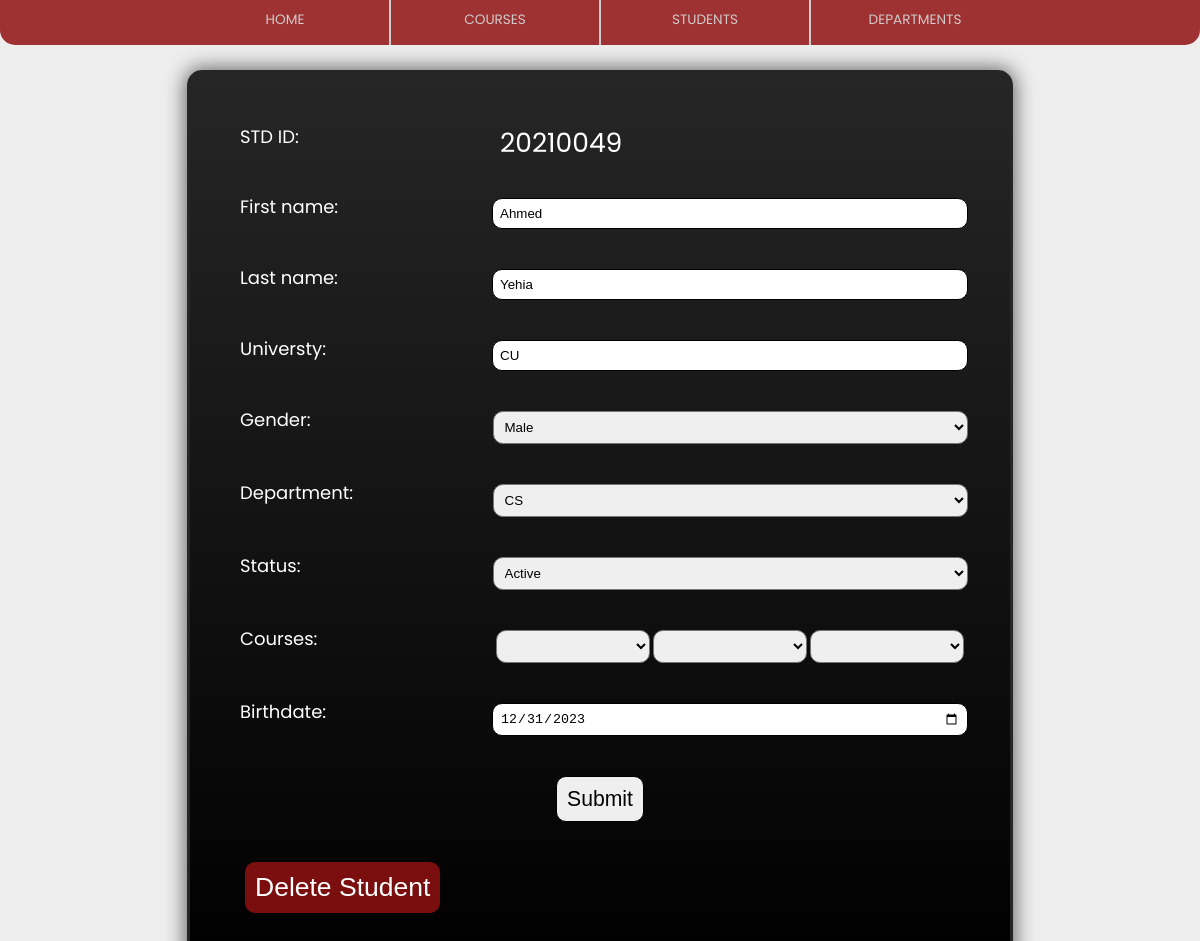
Screenshot of /edit_student_page/4 with the database file from the repository.
### mainApp/models.py (models this page shows, shortened)
class Student(models.Model):
    student_fname = models.CharField(max_length=20)
    student_lname = models.CharField(max_length=20)
    student_id = models.CharField(max_length=20)
    student_department = models.CharField(max_length=15)
    student_university = models.CharField(max_length=20)
    student_gender = models.CharField(max_length=10)
    student_status = models.CharField(max_length=10)
    student_birthdate = models.DateField()
    student_course1 = models.CharField(max_length=100)
    student_course2 = models.CharField(max_length=100)
    student_course3 = models.CharField(max_length=100)

### mainApp/views.py (the view)
# urls.py: path('edit_student_page/<int:student_id>', views.edit_student_page, name='edit_student_page'),
def edit_student_page(request, student_id):
    if request.method == 'POST':
      fname = request.POST['fname']
      lname = request.POST['lname']
      university = request.POST['universty']
      gender = request.POST.get('gender')
      department = request.POST.get('department')
      status = request.POST.get('status')
      course1 = request.POST.get('course1')
      course2 = request.POST.get('course2')
      course3 = request.POST.get('course3')
      birth_date = request.POST.get('birthday')
      student = Student.objects.all().filter(id=student_id)[0]
      student.student_fname = fname
      student.student_lname = lname
      student.student_university = university
      student.student_gender = gender
      student.student_department = department
      student.student_status = status
      student.student_course1 = course1
      student.student_course2 = course2
      student.student_course3 = course3
      student.student_birthdate = birth_date
      student.save()
      return HttpResponse(student_page(request))
    else:
      template = loader.get_template('edit_student.html')
      student = Student.objects.all().filter(id=student_id)
      date_str = student[0].student_birthdate.strftime('%Y-%m-%d')
      context = {
          'idd': student_id,
          'fname': student[0].student_fname,
          'lname': student[0].student_lname,
          'university': student[0].student_university,
          'id': student[0].student_id,
          'gender': student[0].student_gender,
          'department': student[0].student_department,
          'birthdate': date_str,
          'status': student[0].student_status,
          'course1': student[0].student_course1,
          'course2': student[0].student_course2,
          'course3': student[0].student_course3,
      }
      return HttpResponse(template.render(context, request))

### mainApp/templates/edit_student.html (shortened to what this page needs)
{% extends "master.html" %}
{% load static %}
{% block content %}
<div class="centered">
    <form class="title" action="" method="post" onsubmit="return validateEditForm()" novalidate>
        <label1 for="stdID">STD ID:</label1>
        <div> {{ id }} </div>
        <label1 for="fname">First name:</label1>
        <input type="text" id="fname" name="fname" placeholder="Please enter your first name">
        <label1 for="lname">Last name:</label1>
        <input type="text" id="lname" name="lname" placeholder="Enter your last name" >
        <label1 for="universty">Universty:</label1>
        <input type="text" id="universty" name="universty" placeholder="Universty">
        <label1 for="gender">Gender:</label1>
        <select id="gender" name = "gender" >
            <option value="Male" {% if gender == "Male" %}selected{% endif %}>Male</option>
        </select>
        <label1 for="department">Department:</label1>
        <select id="department" name = "department" onchange="showoptions()">
            <option value="CS" {% if department == "CS" %}selected{% endif %}>CS</option>
        </select>
        <label1 for="status">Status:</label1>
        <select id="status" name = "status">
            <option value="Active" {% if status == "Active" %}selected{% endif %}>Active</option>
        </select>
        <label1 for="courses">Courses:</label1>
        <div><select id="course1" name = "course1">
        </select>
        <select id="course2" name = "course2">
        </select>
        <select id="course3" name = "course3">
        </select>
    </div>
    <label1 for="birthday">Birthdate:</label1>
    <input type="date" id="birthday" name="birthday" value={{ birthdate }}>
    <input type="submit" value="Submit">
    <button type="button" onclick = "deleteStudent()">Delete Student</button>
</form>
</div>
{% endblock %}

### mainApp/static/stylesheet.css (style rules this page uses)
html { scroll-behavior: smooth; }
body { color: red; padding: 0%; margin: 0%; background-color: #eee; font-family: 'Poppins', sans-serif; }
input { border-radius: 10px; padding: 10px; width: 20vh; margin: 5px; outline: none; border: 1.8px solid #000000; }
button { border-radius: 10px; padding: 10px; width: fit-content; margin: 5px; outline: none; border: none; text-align: center; background-color: #901010d9; color: white; font-size: 1em; }
select { border-radius: 10px; padding: 10px; width: 20vh; margin: 5px; }
.title { justify-content: center; align-self: center; display: grid; grid-template-columns: 1fr 2fr; grid-template-rows: repeat(auto, 1fr); width: 60%; color: white; background-image: linear-gradient(to bottom, #262626 , #000000 ); border-style: solid; border-color: #282525; border-radius: 15px; box-shadow: 0 0 20px 2px rgb(100, 100, 100); padding: 50px; font-family: inherit; position:relative; top: 70px; margin-left: auto; margin-right: auto; font-size: 26.5px; gap: 30px; }
.title div { display: grid; grid-template-columns: repeat(3, 1fr); grid-template-rows: repeat(auto, 1fr); gap: 10px; }
.title div select { width: 105%; }
.title [type="submit"] { position: relative; text-align: center; border-radius: 10px; padding: 10px; width: fit-content; font-size: 0.8em; justify-self: center; align-self: center; grid-column: 1 / -1; cursor: pointer; }
.title input { display: inline-block; justify-self: center; align-self: center; border-radius: 10px; padding: 7px; width: 100%; }
.title select { display: inline-block; justify-self: center; align-self: center; border-radius: 10px; padding: 7px; width: calc(100% + 15px); }
label1 { width: 100px; display: inline-block; font-size: Large; }
html, body { margin: 0; height: 100%; }

### rows the page displays
Student: student "20210049", gender "Male", department "CS", status "Active"
